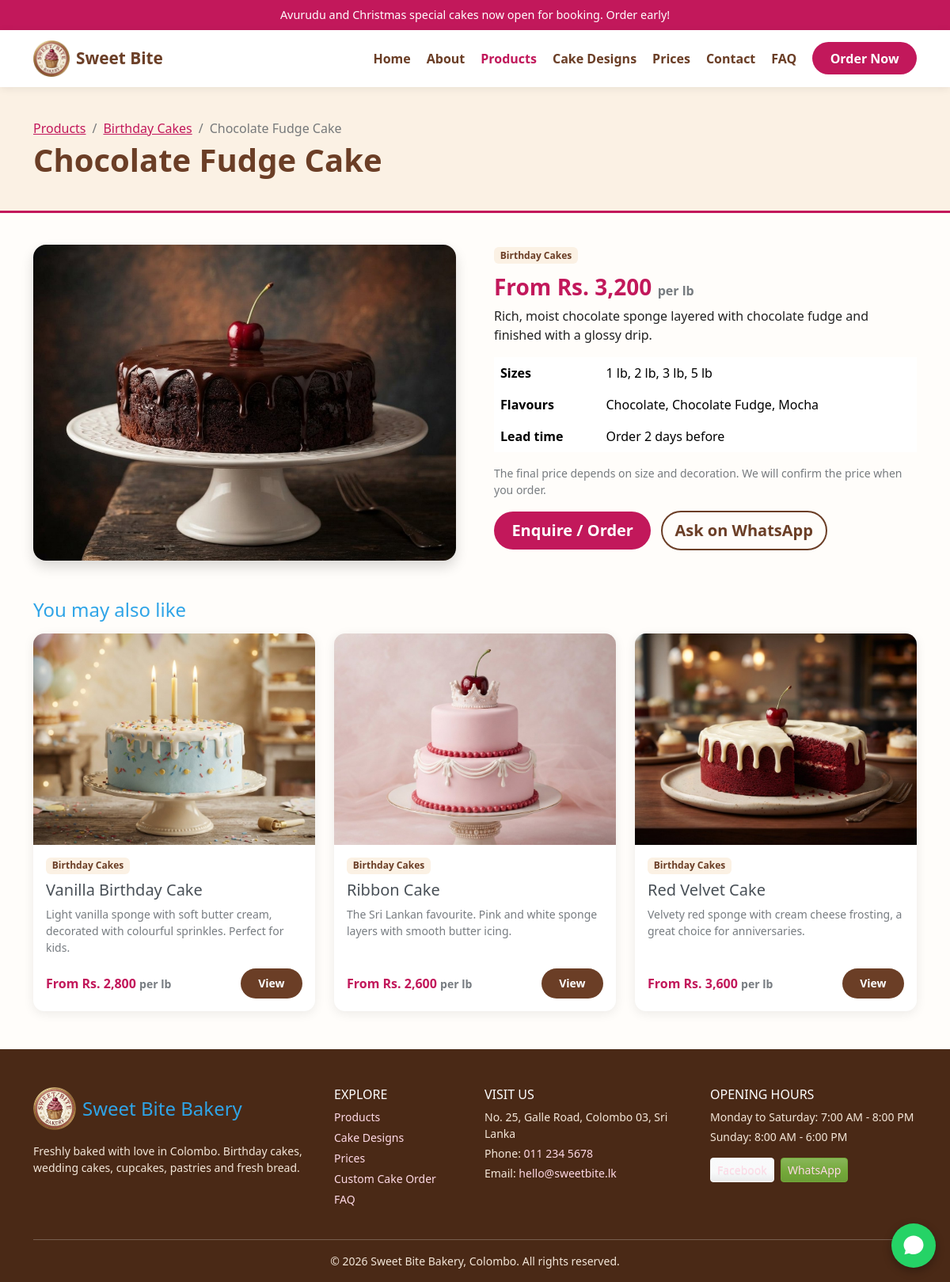
Screenshot of /product.php?id=1 with the database file from the repository.
### tables this page shows
CREATE TABLE products (
    product_id   INT AUTO_INCREMENT PRIMARY KEY,
    category_id  INT NOT NULL,
    name         VARCHAR(120) NOT NULL,
    description  TEXT NOT NULL,
    price_from   DECIMAL(10,2) NOT NULL,
    price_unit   VARCHAR(30) NOT NULL DEFAULT '',
    sizes        VARCHAR(255) NULL,
    flavours     VARCHAR(255) NULL,
    lead_time    VARCHAR(100) NULL,
    image        VARCHAR(255) NULL,
    is_available TINYINT NOT NULL DEFAULT 1,
    is_featured  TINYINT NOT NULL DEFAULT 0,
    created_at   DATETIME NOT NULL DEFAULT CURRENT_TIMESTAMP,
    FOREIGN KEY (category_id) REFERENCES categories(category_id)
);

CREATE TABLE categories (
    category_id   INT AUTO_INCREMENT PRIMARY KEY,
    category_name VARCHAR(80) NOT NULL,
    description   VARCHAR(255) NULL,
    display_order INT NOT NULL DEFAULT 0
);

### includes/db.php (called while the page is built, shortened)
<?php
function db(): PDO
{
    static $pdo = null;
    if ($pdo === null) {
        try {
            $pdo = new PDO(DB_DSN, DB_USER, DB_PASS, [
                PDO::ATTR_ERRMODE            => PDO::ERRMODE_EXCEPTION,
                PDO::ATTR_DEFAULT_FETCH_MODE => PDO::FETCH_ASSOC,
                PDO::ATTR_EMULATE_PREPARES   => false,
            ]);
        } catch (PDOException $e) {
            http_response_code(500);
            exit('Could not connect to the database. Please start MySQL in XAMPP and import database/sweetbite_db.sql.');
        }
    }
    return $pdo;
}

### product.php (the view, shortened to what this page needs)
<?php
require_once __DIR__ . '/includes/functions.php';
$id   = (int) ($_GET['id'] ?? 0);
$stmt = db()->prepare(
    'SELECT p.*, c.category_name FROM products p
     JOIN categories c ON c.category_id = p.category_id
     WHERE p.product_id = ? AND p.is_available = 1'
);
$stmt->execute([$id]);
$product = $stmt->fetch();
$related = db()->prepare(
    'SELECT p.*, c.category_name FROM products p
     JOIN categories c ON c.category_id = p.category_id
     WHERE p.category_id = ? AND p.product_id <> ? AND p.is_available = 1
     ORDER BY p.product_id LIMIT 3'
);
$related->execute([$product['category_id'], $id]);
$relatedProducts = $related->fetchAll();
include __DIR__ . '/includes/header.php';
?>
<div class="page-header">
    <div class="container">
        <nav aria-label="breadcrumb">
            <ol class="breadcrumb mb-1">
                <li class="breadcrumb-item"><a href="<?= url('products.php') ?>">Products</a></li>
                <li class="breadcrumb-item"><a href="<?= url('products.php?cat=' . (int) $product['category_id']) ?>"><?= e($product['category_name']) ?></a></li>
                <li class="breadcrumb-item active" aria-current="page"><?= e($product['name']) ?></li>
            </ol>
        </nav>
        <h1><?= e($product['name']) ?></h1>
    </div>
</div>
<section class="container">
    <div class="row g-5">
        <div class="col-md-6">
            <img src="<?= e(image_url('products', $product['image'])) ?>" alt="<?= e($product['name']) ?>"
                 class="img-fluid rounded-4 shadow">
        </div>
        <div class="col-md-6">
            <span class="badge badge-soft mb-2"><?= e($product['category_name']) ?></span>
            <p class="fs-3 price mb-1">From <?= money($product['price_from']) ?>
                <small class="text-muted fs-6"><?= e($product['price_unit']) ?></small></p>
            <p><?= nl2br(e($product['description'])) ?></p>
            <table class="table table-borderless">
                <?php if ($product['sizes']): ?>
                    <tr><th class="w-25">Sizes</th><td><?= e($product['sizes']) ?></td></tr>
                <?php endif; ?>
                <?php if ($product['flavours']): ?>
                    <tr><th>Flavours</th><td><?= e($product['flavours']) ?></td></tr>
                <?php endif; ?>
                <?php if ($product['lead_time']): ?>
                    <tr><th>Lead time</th><td><?= e($product['lead_time']) ?></td></tr>
                <?php endif; ?>
            </table>
            <p class="small text-muted">The final price depends on size and decoration. We will confirm the price when you order.</p>
            <a href="<?= url('order.php?product=' . (int) $product['product_id']) ?>" class="btn btn-pink btn-lg me-2 mb-2">Enquire / Order</a>
            <a href="<?= e(whatsapp_link('Hi, I would like to ask about the ' . $product['name'] . '.')) ?>"
               target="_blank" rel="noopener" class="btn btn-outline-brand btn-lg mb-2">Ask on WhatsApp</a>
        </div>
    </div>
    <?php if ($relatedProducts): ?>
        <h2 class="h4 mt-5 mb-3">You may also like</h2>
        <div class="row row-cols-1 row-cols-sm-2 row-cols-lg-3 g-4">
            <?php foreach ($relatedProducts as $item) { render_product_card($item); } ?>
        </div>
    <?php endif; ?>
</section>
<?php include __DIR__ . '/includes/footer.php'; ?>

### includes/functions.php (shortened to what this page needs)
<?php
require_once __DIR__ . '/db.php';
function e($value): string
{
    return htmlspecialchars((string) $value, ENT_QUOTES, 'UTF-8');
}
function url(string $path = ''): string
{
    return BASE_URL . '/' . ltrim($path, '/');
}
function asset(string $path): string
{
    return url('assets/' . ltrim($path, '/'));
}
function money($amount): string
{
    return 'Rs. ' . number_format((float) $amount, 0);
}
function setting(string $key, string $default = ''): string
{
    static $all = null;
    if ($all === null) {
        $all = [];
        foreach (db()->query('SELECT setting_key, setting_value FROM settings') as $row) {
            $all[$row['setting_key']] = $row['setting_value'];
        }
    }
    return $all[$key] ?? $default;
}
function to_international(string $phone): string
{
    $digits = preg_replace('/\D/', '', $phone);
    if (strpos($digits, '0') === 0) {
        $digits = '94' . substr($digits, 1);
    }
    return $digits;
}
function whatsapp_link(string $message = '', string $number = ''): string
{
    $number = to_international($number !== '' ? $number : setting('whatsapp'));
    $link   = 'https://wa.me/' . $number;
    return $message !== '' ? $link . '?text=' . rawurlencode($message) : $link;
}
function image_url(string $folder, ?string $file): string
{
    if ($file && is_file(ROOT_PATH . '/assets/images/' . $folder . '/' . $file)) {
        return asset('images/' . $folder . '/' . $file);
    }
    return asset('images/logo.png');
}
function render_product_card(array $p): void
{
    ?>
    <div class="col">
        <div class="card product-card h-100">
            <a href="<?= url('product.php?id=' . (int) $p['product_id']) ?>">
                <img src="<?= e(image_url('products', $p['image'])) ?>" class="card-img-top"
                     alt="<?= e($p['name']) ?>" loading="lazy">
            </a>
            <div class="card-body d-flex flex-column">
                <span class="badge badge-soft mb-2 align-self-start"><?= e($p['category_name']) ?></span>
                <h3 class="h5 card-title"><?= e($p['name']) ?></h3>
                <p class="card-text text-muted small flex-grow-1"><?= e($p['description']) ?></p>
                <div class="d-flex justify-content-between align-items-center">
                    <span class="price">From <?= money($p['price_from']) ?>
                        <small class="text-muted"><?= e($p['price_unit']) ?></small></span>
                    <a href="<?= url('product.php?id=' . (int) $p['product_id']) ?>"
                       class="btn btn-sm btn-brand">View</a>
                </div>
            </div>
        </div>
    </div>
    <?php
}

### assets/css/style.css (style rules this page uses)
:root { --brown: #6b3e26; --brown-dark: #4a2916; --pink: #c2185b; --pink-dark: #a01049; --cream: #fbf1e4; --text: #222222; }
body { font-family: "Segoe UI", Roboto, "Helvetica Neue", Arial, sans-serif; color: var(--text); background: #fffdfa; }
h1, h2, h3, h4, h5 { color: var(--brown); font-weight: 700; }
a { color: var(--pink); }
img { max-width: 100%; }
.btn-brand, .btn-pink { color: #fff; border: 0; border-radius: 50px; padding: .55rem 1.4rem; font-weight: 600; }
.btn-brand { background: var(--brown); }
.btn-pink { background: var(--pink); }
.btn-outline-brand { border: 2px solid var(--brown); color: var(--brown); border-radius: 50px; font-weight: 600; }
.page-header { background: var(--cream); padding: 2.5rem 0; border-bottom: 3px solid var(--pink); margin-bottom: 2.5rem; }
.page-header h1 { margin: 0; }
.product-card { border: 0; border-radius: 14px; overflow: hidden; box-shadow: 0 3px 14px rgba(0, 0, 0, .08); transition: transform .2s, box-shadow .2s; }
.product-card img { aspect-ratio: 4 / 3; object-fit: cover; }
.price { color: var(--pink); font-weight: 700; }
.badge-soft { background: var(--cream); color: var(--brown); font-weight: 600; }

### rows the page displays
products: category.category_name "Birthday Cakes", name "Chocolate Fudge Cake", image (picture), price_from "Rs. 3,200", price_unit "per lb", description "Rich, moist chocolate sponge layered with chocolate fudge and finished with a glossy drip.", sizes "1 lb, 2 lb, 3 lb, 5 lb", flavours "Chocolate, Chocolate Fudge, Mocha", lead_time "Order 2 days before"
products: image (picture), category.category_name "Birthday Cakes", name "Vanilla Birthday Cake", description "Light vanilla sponge with soft butter cream, decorated with colourful sprinkles. Perfect for kids.", price_from "Rs. 2,800", price_unit "per lb"
products: image (picture), category.category_name "Birthday Cakes", name "Ribbon Cake", description "The Sri Lankan favourite. Pink and white sponge layers with smooth butter icing.", price_from "Rs. 2,600", price_unit "per lb"
products: image (picture), category.category_name "Birthday Cakes", name "Red Velvet Cake", description "Velvety red sponge with cream cheese frosting, a great choice for anniversaries.", price_from "Rs. 3,600", price_unit "per lb"

### other values shown
setting('banner_text') "Avurudu and Christmas special cakes now open for booking. Order early!"
$label "Home"
$label "About"
$label "Products"
$label "Cake Designs"
$label "Prices"
$label "Contact"
$label "FAQ"
setting('tagline') "Freshly baked with love in Colombo"
setting('address') "No. 25, Galle Road, Colombo 03, Sri Lanka"
setting('phone') "011 234 5678"
setting('email') "hello@sweetbite.lk"
setting('hours_weekdays') "Monday to Saturday: 7:00 AM - 8:00 PM"
setting('hours_sunday') "Sunday: 8:00 AM - 6:00 PM"
